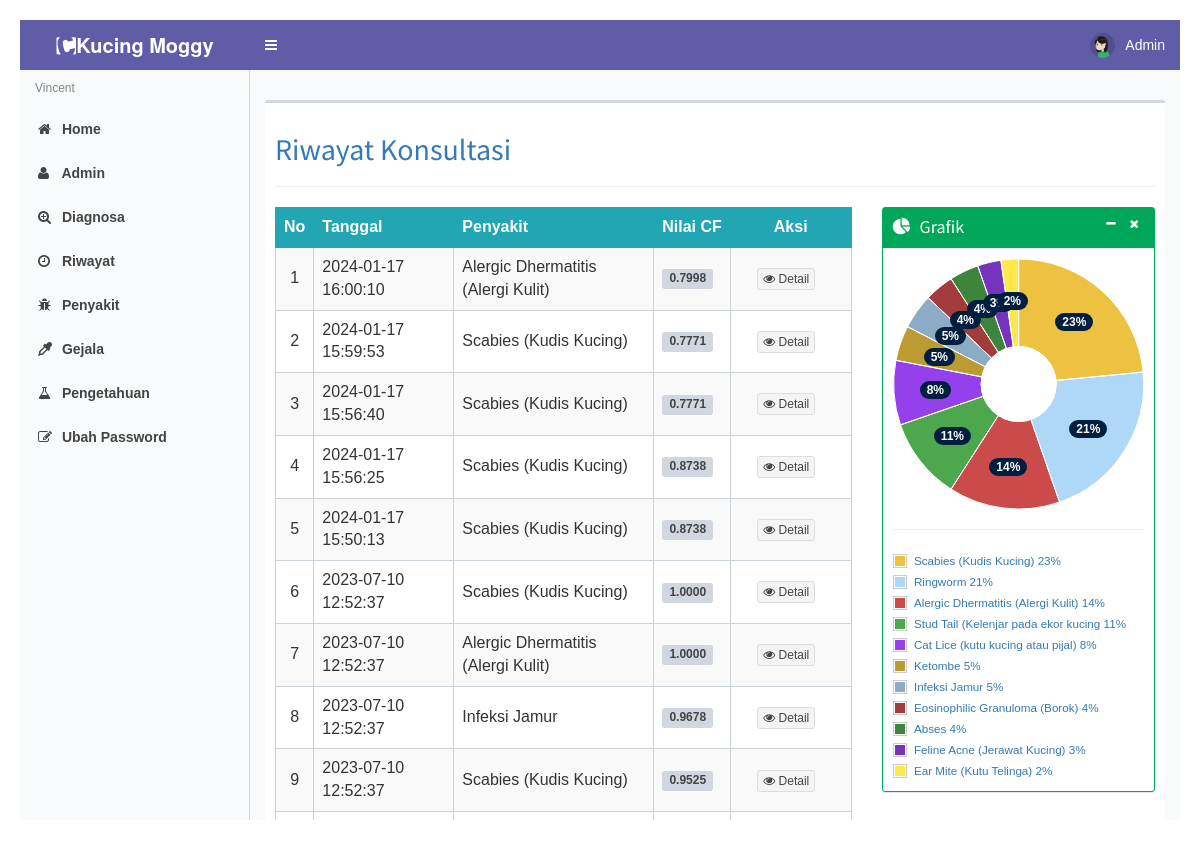
The app's page /riwayat (signed in) with its own data.
### tables this page shows
CREATE TABLE `hasil` (
  `id_hasil` int(11) NOT NULL,
  `tanggal` varchar(50) NOT NULL DEFAULT '0',
  `penyakit` text NOT NULL,
  `gejala` text NOT NULL,
  `hasil_id` int(11) NOT NULL,
  `hasil_nilai` varchar(16) NOT NULL
);

### modul/riwayat/riwayat.php (the view, shortened to what this page needs)
<h2 class='text text-primary'>Riwayat Konsultasi</h2>
<hr>
<?php
switch ($_GET['act']) {
    default:
        $offset = $_GET['offset'];
        $limit = 15;
        if (empty($offset)) {
            $offset = 0;
        }
        $sqlpkt = mysqli_query($conn,"SELECT * FROM penyakit order by kode_penyakit+0");
        while ($rpkt = mysqli_fetch_array($sqlpkt)) {
            $arpkt[$rpkt['kode_penyakit']] = $rpkt['nama_penyakit'];
        }
        $tampil = mysqli_query($conn,"SELECT * FROM hasil ORDER BY id_hasil");
        $baris = mysqli_num_rows($tampil);
        if ($baris > 0) {
            echo"<div class='row'><div class='col-md-8'><table class='table table-bordered table-striped riwayat' style='overflow-x=auto' cellpadding='0' cellspacing='0'>
          <thead>
            <tr>
              <th>No</th>
              <th>Tanggal</th>
              <th>Penyakit</th>
              <th nowrap>Nilai CF</th>
              <th width='21%' class='text-center'>Aksi</th>
            </tr>
          </thead>
		  <tbody>
		  ";
            $hasil = mysqli_query($conn,"SELECT * FROM hasil ORDER BY id_hasil DESC limit $offset,$limit");
            $no = 1 + $offset;
            $counter = 1;
            while ($r = mysqli_fetch_array($hasil)) {
              if ($r['hasil_id']>0){
                if ($counter % 2 == 0)
                    $warna = "dark";
                else
                    $warna = "light";
                echo "<tr class='" . $warna . "'>
			 <td align=center>$no</td>
			 <td>$r[tanggal]</td>
			 <td>" . $arpkt[$r['hasil_id']] . "</td>
			 <td><span class='label label-default'>" . $r['hasil_nilai'] . "</span></td>
			 <td align=center>
			 <a type='button' class='btn btn-default btn-xs' target='_blank' href=riwayat-detail/$r[id_hasil]><i class='fa fa-eye' aria-hidden='true'></i> Detail </a> &nbsp;
	         </td></tr>";
                $no++;
                $counter++;
            }
            }
            echo "</tbody></table></div>";
            ?>
            <div class="col-md-4">
              <div class="box box-success box-solid">
                <div class="box-header with-border">
                  <i class="fa fa-pie-chart"></i>
                  <h3 class="box-title">Grafik</h3>
                  <div class="box-tools pull-right">
                    <button type="button" class="btn btn-box-tool" data-widget="collapse"><i class="fa fa-minus"></i>
                    </button>
                    <button type="button" class="btn btn-box-tool" data-widget="remove"><i class="fa fa-times"></i></button>
                  </div>
                </div>
                <div class="box-body">
                  <div id="donut-chart" class="chart" style="width:100%;height:250px;"></div>
                  <hr>
                  <div id="legend-container"></div>
                </div>
              </div>
            </div>
            <?php
            echo "</div><div class='col-md-12'><div class='row'><div class=paging>";
            echo "</div></div></div>";
        } else {
            echo "<br><b>Data Kosong !</b>";
        }
}
?>
<script>
    $(function () {
<?php
$hasilg = mysqli_query($conn,"SELECT hasil_id, count(hasil_id) jlh_id FROM hasil group by hasil_id ORDER BY jlh_id desc");
while ($rg = mysqli_fetch_array($hasilg)) {
  if ($rg['hasil_id'] > 0) {
    $arr[] = array('label' => '&nbsp;' . $arpkt[$rg['hasil_id']], 'data' => array(array('Penyakit ' . $rg['hasil_id'], $rg['jlh_id'])));
  }
}
?>
      var donutData = <?php echo json_encode($arr); ?>
//      var donutData = [
//        {label: 'Series2', data: 30, color: '#3c8dbc'},
//        {label: 'Series3', data: 20, color: '#0073b7'},
//        {label: 'Series4', data: 50, color: '#00c0ef'}
//      ]
      function legendFormatter(label, series) {
        return '<div class="text text-primary margin4">' + label + ' ' + Math.round(series.percent) + '%';
      };
      $.plot('#donut-chart', donutData, {
        series: {
          pie: {
            show: true,
            radius: 1,
            innerRadius: 0.3,
            label: {
              show: true,
              radius: 2/3,
              formatter: function (label, series) {
                return '<div class="badge bg-navy color-pallete">' + Math.round(series.percent) + '%</div>';
              },
              threshold: 0.01
            }
          }
        },
        legend: {
          show: true,
          container: $("#legend-container"),
          labelFormatter: legendFormatter,
        }
      })
      /*
       * END DONUT CHART
       */
    })
    /*
     * Custom Label formatter
     * ----------------------
     */
    function labelFormatter(label, series) {
      return '<div style="font-size:13px; text-align:center; padding:2px; color: #fff; font-weight: 600;">'
              + label
              + '<br>'
              + Math.round(series.percent) + '%</div>'
    }
</script>

### css/style.css (style rules this page uses)
table.riwayat th { background-color: #22a6b3; color: #fff; }
table.riwayat { border: 1px solid #22a6b3; }
table.table-bordered.riwayat th { border: 1px solid #22a6b3; }
table.table-bordered.riwayat td { border: 1px solid #c9d1d9; vertical-align: middle; }

### index.php (style rules this page uses)
body { font-family: Arial, sans-serif; margin: 20px; }

### records on screen
hasil: tanggal "2024-01-17 16:00:10", hasil "Alergic Dhermatitis (Alergi Kulit)", hasil_nilai "0.7998"
hasil: tanggal "2024-01-17 15:59:53", hasil "Scabies (Kudis Kucing)", hasil_nilai "0.7771"
hasil: tanggal "2024-01-17 15:56:40", hasil "Scabies (Kudis Kucing)", hasil_nilai "0.7771"
hasil: tanggal "2024-01-17 15:56:25", hasil "Scabies (Kudis Kucing)", hasil_nilai "0.8738"
hasil: tanggal "2024-01-17 15:50:13", hasil "Scabies (Kudis Kucing)", hasil_nilai "0.8738"
hasil: tanggal "2023-07-10 12:52:37", hasil "Scabies (Kudis Kucing)", hasil_nilai "1.0000"
hasil: tanggal "2023-07-10 12:52:37", hasil "Alergic Dhermatitis (Alergi Kulit)", hasil_nilai "1.0000"
hasil: tanggal "2023-07-10 12:52:37", hasil "Infeksi Jamur", hasil_nilai "0.9678"
hasil: tanggal "2023-07-10 12:52:37", hasil "Scabies (Kudis Kucing)", hasil_nilai "0.9525"

### other values on screen
$_SESSION['username'] "Admin"
